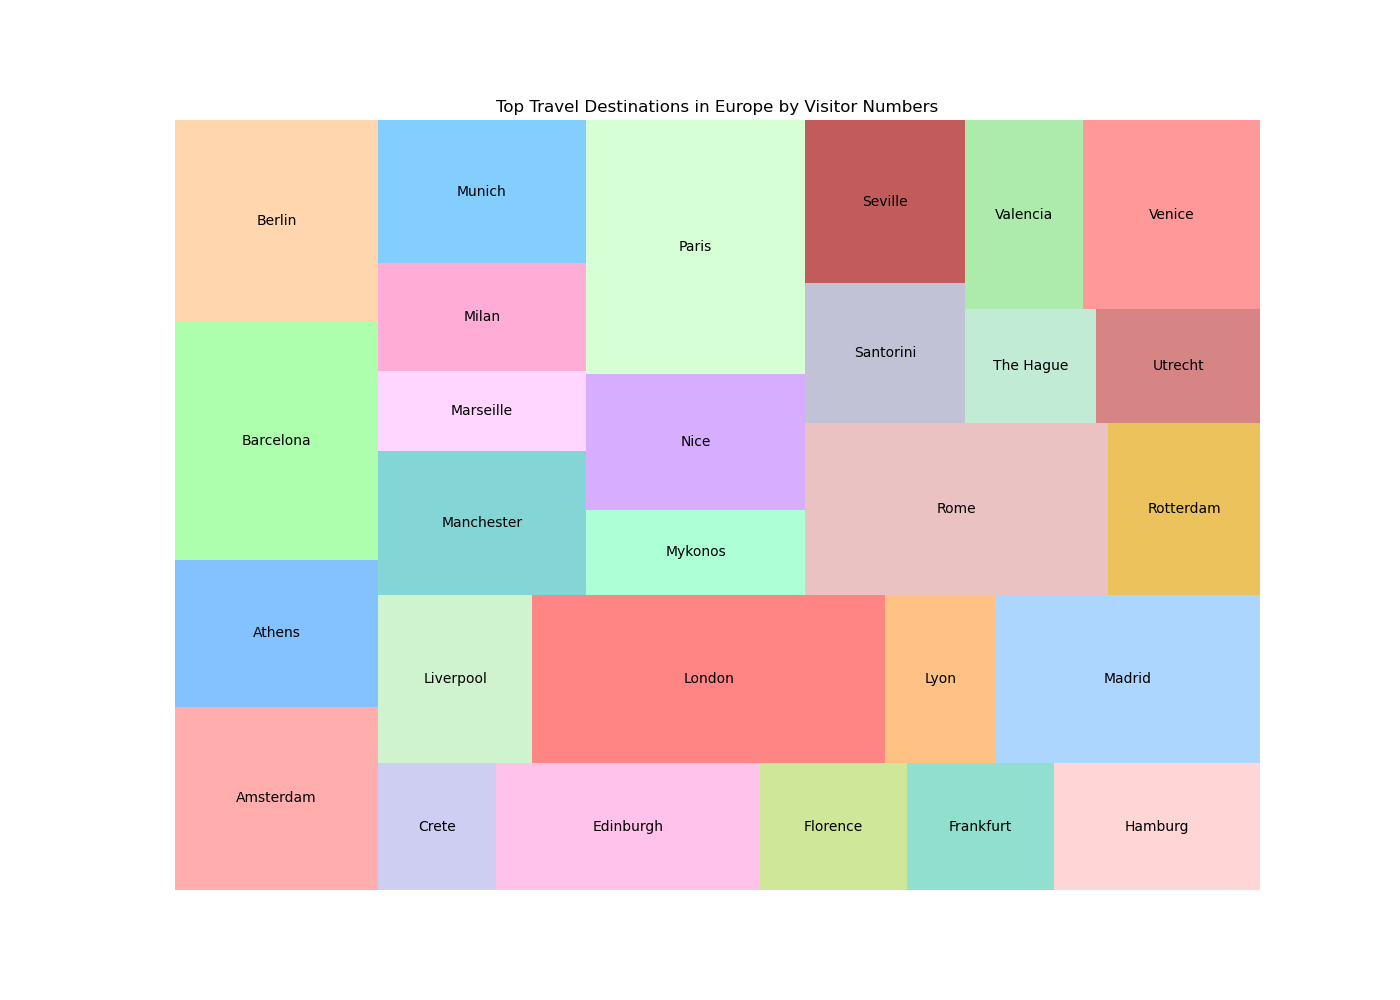

Generate this figure with Python:

import matplotlib.pyplot as plt
import pandas as pd
import squarify

data = {
    "Country": ["France", "France", "France", "France",
                "Italy", "Italy", "Italy", "Italy",
                "Spain", "Spain", "Spain", "Spain",
                "Germany", "Germany", "Germany", "Germany",
                "UK", "UK", "UK", "UK",
                "Netherlands", "Netherlands", "Netherlands", "Netherlands",
                "Greece", "Greece", "Greece", "Greece"],
    "Destination": ["Paris", "Nice", "Lyon", "Marseille",
                    "Rome", "Venice", "Milan", "Florence",
                    "Barcelona", "Madrid", "Seville", "Valencia",
                    "Berlin", "Munich", "Hamburg", "Frankfurt",
                    "London", "Edinburgh", "Manchester", "Liverpool",
                    "Amsterdam", "Rotterdam", "Utrecht", "The Hague",
                    "Athens", "Santorini", "Mykonos", "Crete"],
    "Number of Visitors": [1500, 800, 500, 450, 
                           1400, 900, 600, 500, 
                           1300, 1200, 700, 600, 
                           1100, 800, 700, 500, 
                           1600, 900, 800, 700, 
                           1000, 700, 500, 400, 
                           800, 600, 500, 400]
}

df = pd.DataFrame(data)
grouped_data = df.groupby("Destination").sum().reset_index()

colors = ["#ff9999","#66b3ff","#99ff99","#ffcc99","#c2c2f0","#ffb3e6","#c4e17f","#76D7C4","#ffcccb","#c2f0c2",
          "#ff6666","#ffb366","#99ccff","#66cccc","#ffccff","#ff99cc","#66c2ff","#99ffcc","#cc99ff","#ccffcc",
          "#e6b3b3","#e6b333","#b3b3cc","#b33333","#b3e6cc","#cc6666","#99e699","#ff8080"]

plt.figure(figsize=(14, 10))
squarify.plot(sizes=grouped_data['Number of Visitors'], label=grouped_data['Destination'], alpha=0.8, color=colors)
plt.title('Top Travel Destinations in Europe by Visitor Numbers')
plt.axis('off')
plt.show()
